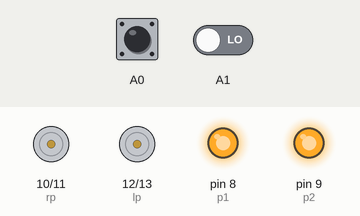
Simulated run of this sketch. Board: Arduino Uno, built with avr-gcc and run on an emulated ATmega328P. On the bench: motor-driver pin pairs drawn as motors (green arrow = first pin HIGH = forward, orange = second pin HIGH = backward, longer = more drive), output pins drawn as LEDs (lit = HIGH). Inputs (shaded band) come from the test bench; at power-on: A0 LOW, A1 LOW.

Above: at 1.2 s.
1.3 s: A0 driven HIGH
At 2.2 s:
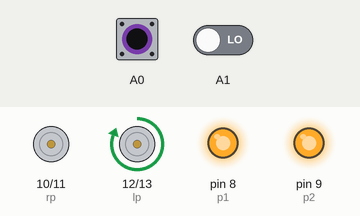
2.8 s: A1 driven HIGH
At 3.4 s:
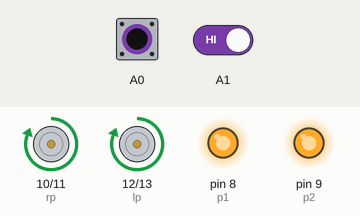
4.3 s: A0 driven LOW
At 4.6 s:
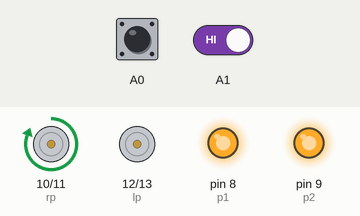
5.8 s: A1 driven LOW
At 7.0 s:
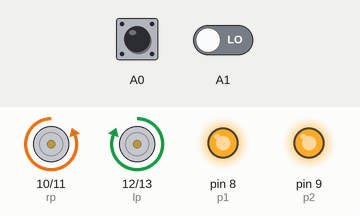
7.3 s: A0 pulsed HIGH 2 times (0.12 s each, 0.3 s apart)
At 8.1 s:
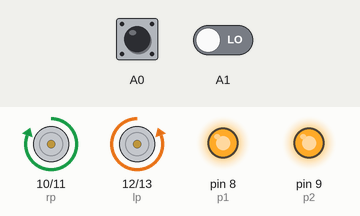
Timing chart, 0 to 10.3 s (numbered marks = the images above; inputs shaded):
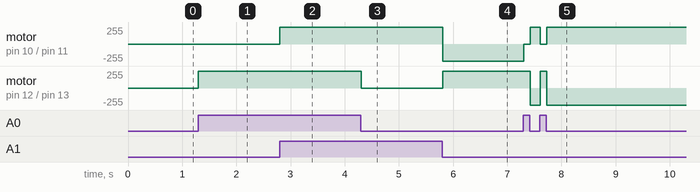

The sketch:

linefollower.ino
```cpp
#define p1 8
#define p2 9
#define rp 10
#define rn 11
#define lp 12
#define ln 13
bool left_ir,right_ir,pstate_l,pstate_r;
void setup() {
  for(int i=8;i<14;i++)
    pinMode(i,OUTPUT);
  pinMode(A0,INPUT);
  pinMode(A1,INPUT);
  digitalWrite(p1, HIGH);
  digitalWrite(p2, HIGH);
}
void move_forward(){
  digitalWrite(lp,HIGH);
  digitalWrite(ln,LOW);
  digitalWrite(rp,HIGH);
  digitalWrite(rn,LOW);
}
void little_left(){
  digitalWrite(lp,LOW);
  digitalWrite(ln,LOW);
  digitalWrite(rp,HIGH);
  digitalWrite(rn,LOW);
}
void left_turn(){
  digitalWrite(lp,LOW);
  digitalWrite(ln,HIGH);
  digitalWrite(rp,HIGH);
  digitalWrite(rn,LOW);
}
void little_right(){
  digitalWrite(lp,HIGH);
  digitalWrite(ln,LOW);
  digitalWrite(rp,LOW);
  digitalWrite(rn,LOW);
}
void right_turn(){
  digitalWrite(lp,HIGH);
  digitalWrite(ln,LOW);
  digitalWrite(rp,LOW);
  digitalWrite(rn,HIGH);
}
void loop() {
  right_ir=digitalRead(A0);
  left_ir=digitalRead(A1);
  if(left_ir && right_ir)
    move_forward();
  else if(right_ir)
    little_right();
  else if(left_ir)
    little_left();
  else {
    if(!pstate_l && !pstate_r);
    else if(pstate_l && pstate_r);
    else if(pstate_l)
      right_turn();
    else if(pstate_r)
      left_turn();
  }
  pstate_l=left_ir;
  pstate_r=right_ir;
  delay(20);
}
```

Measured:
- after the input at 1.3 s, motor on pin 12 (lp) / pin 13 (ln): stopped → forward 255/255 at once
- after the input at 2.8 s, motor on pin 10 (rp) / pin 11 (rn): stopped → forward 255/255 at once
- after the input at 4.3 s, motor on pin 12 (lp) / pin 13 (ln): forward 255/255 → stopped at once
- after the input at 5.8 s, motor on pin 10 (rp) / pin 11 (rn): forward 255/255 → backward 255/255 at once; motor on pin 12 (lp) / pin 13 (ln): stopped → forward 255/255 at once
- after the input at 7.3 s, motor on pin 10 (rp) / pin 11 (rn): alternates forward 255/255 for 0.18 s and stopped for 0.12 s, 4 changes in all, then stays forward 255/255, starting at once; motor on pin 12 (lp) / pin 13 (ln): forward 255/255 → backward 255/255 after 0.13 s, → forward 255/255 0.18 s later, → backward 255/255 0.12 s later
